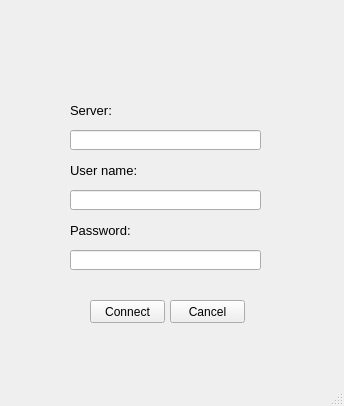
<?xml version="1.0" encoding="UTF-8"?>
<ui version="4.0">
 <class>LoginWindow</class>
 <widget class="QMainWindow" name="LoginWindow">
  <property name="windowModality">
   <enum>Qt::NonModal</enum>
  </property>
  <property name="geometry">
   <rect>
    <x>0</x>
    <y>0</y>
    <width>344</width>
    <height>406</height>
   </rect>
  </property>
  <property name="windowTitle">
   <string>MainWindow</string>
  </property>
  <widget class="QWidget" name="centralwidget">
   <widget class="QLabel" name="LblServer">
    <property name="geometry">
     <rect>
      <x>70</x>
      <y>100</y>
      <width>51</width>
      <height>21</height>
     </rect>
    </property>
    <property name="font">
     <font>
      <pointsize>10</pointsize>
     </font>
    </property>
    <property name="text">
     <string>Server:</string>
    </property>
   </widget>
   <widget class="QLabel" name="LblUname">
    <property name="geometry">
     <rect>
      <x>70</x>
      <y>160</y>
      <width>71</width>
      <height>21</height>
     </rect>
    </property>
    <property name="font">
     <font>
      <pointsize>10</pointsize>
     </font>
    </property>
    <property name="text">
     <string>User name:</string>
    </property>
   </widget>
   <widget class="QLabel" name="LblPasswd">
    <property name="geometry">
     <rect>
      <x>70</x>
      <y>220</y>
      <width>71</width>
      <height>21</height>
     </rect>
    </property>
    <property name="font">
     <font>
      <pointsize>10</pointsize>
     </font>
    </property>
    <property name="text">
     <string>Password:</string>
    </property>
   </widget>
   <widget class="QLineEdit" name="LeServer">
    <property name="geometry">
     <rect>
      <x>70</x>
      <y>130</y>
      <width>191</width>
      <height>20</height>
     </rect>
    </property>
   </widget>
   <widget class="QLineEdit" name="LeUname">
    <property name="geometry">
     <rect>
      <x>70</x>
      <y>190</y>
      <width>191</width>
      <height>20</height>
     </rect>
    </property>
   </widget>
   <widget class="QLineEdit" name="LePasswd">
    <property name="geometry">
     <rect>
      <x>70</x>
      <y>250</y>
      <width>191</width>
      <height>20</height>
     </rect>
    </property>
   </widget>
   <widget class="QPushButton" name="PbCancel">
    <property name="geometry">
     <rect>
      <x>170</x>
      <y>300</y>
      <width>75</width>
      <height>23</height>
     </rect>
    </property>
    <property name="text">
     <string>Cancel</string>
    </property>
   </widget>
   <widget class="QPushButton" name="PbConnect">
    <property name="geometry">
     <rect>
      <x>90</x>
      <y>300</y>
      <width>75</width>
      <height>23</height>
     </rect>
    </property>
    <property name="text">
     <string>Connect</string>
    </property>
   </widget>
   <widget class="QLabel" name="LeMessage">
    <property name="geometry">
     <rect>
      <x>30</x>
      <y>340</y>
      <width>281</width>
      <height>21</height>
     </rect>
    </property>
    <property name="font">
     <font>
      <pointsize>10</pointsize>
     </font>
    </property>
    <property name="text">
     <string/>
    </property>
    <property name="alignment">
     <set>Qt::AlignCenter</set>
    </property>
   </widget>
  </widget>
  <widget class="QMenuBar" name="menubar">
   <property name="geometry">
    <rect>
     <x>0</x>
     <y>0</y>
     <width>344</width>
     <height>21</height>
    </rect>
   </property>
  </widget>
  <widget class="QStatusBar" name="statusbar"/>
 </widget>
 <resources/>
 <connections/>
</ui>
